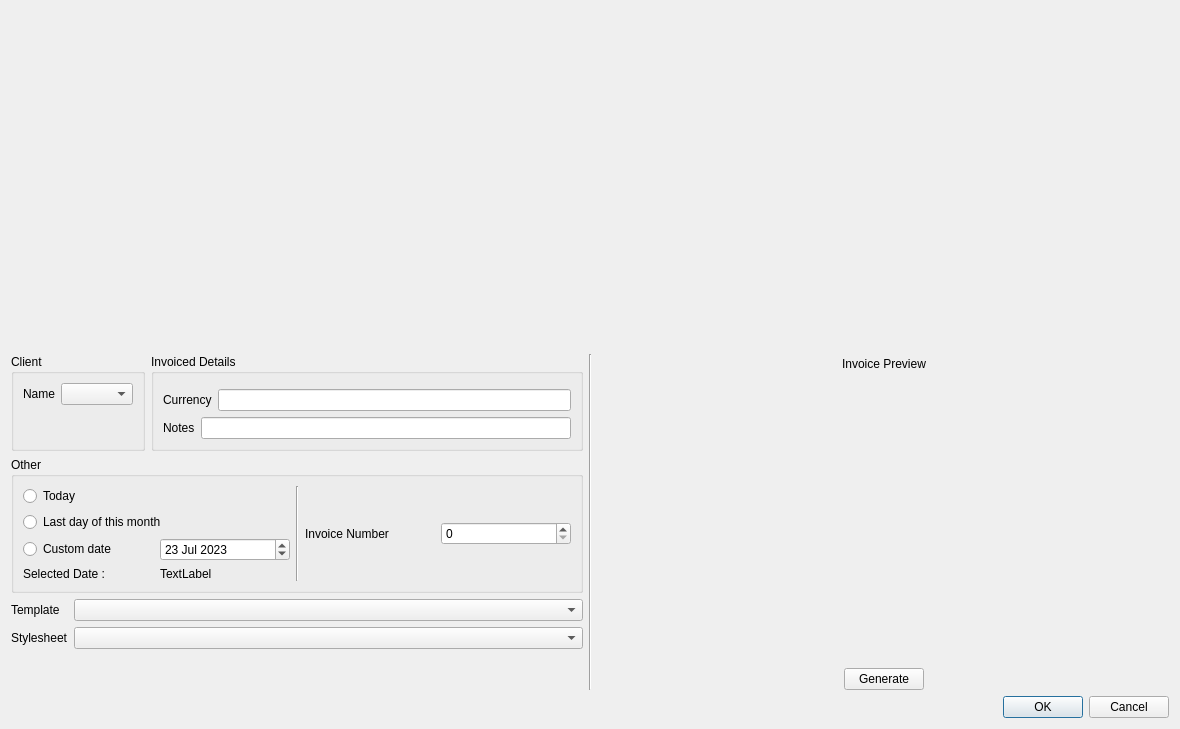
<?xml version="1.0" encoding="UTF-8"?>
<ui version="4.0">
 <class>NewInvoicePage</class>
 <widget class="QWidget" name="NewInvoicePage">
  <property name="geometry">
   <rect>
    <x>0</x>
    <y>0</y>
    <width>1180</width>
    <height>729</height>
   </rect>
  </property>
  <property name="windowTitle">
   <string>Form</string>
  </property>
  <layout class="QVBoxLayout" name="verticalLayout_7">
   <item>
    <widget class="TitleBarWidget" name="titleBarWidget" native="true"/>
   </item>
   <item>
    <layout class="QHBoxLayout" name="horizontalLayout_12">
     <item>
      <layout class="QVBoxLayout" name="verticalLayout_6">
       <item>
        <layout class="QHBoxLayout" name="horizontalLayout_2">
         <item>
          <widget class="QGroupBox" name="groupBox">
           <property name="title">
            <string>Client</string>
           </property>
           <layout class="QVBoxLayout" name="verticalLayout">
            <item>
             <layout class="QHBoxLayout" name="horizontalLayout">
              <item>
               <widget class="QLabel" name="label_4">
                <property name="text">
                 <string>Name</string>
                </property>
               </widget>
              </item>
              <item>
               <widget class="QComboBox" name="clientCombo"/>
              </item>
             </layout>
            </item>
            <item>
             <widget class="CompanyDetailsWidget" name="clientDetailsWidget" native="true"/>
            </item>
           </layout>
          </widget>
         </item>
         <item>
          <widget class="QGroupBox" name="groupBox_2">
           <property name="sizePolicy">
            <sizepolicy hsizetype="Minimum" vsizetype="Preferred">
             <horstretch>0</horstretch>
             <verstretch>0</verstretch>
            </sizepolicy>
           </property>
           <property name="title">
            <string>Invoiced Details</string>
           </property>
           <layout class="QVBoxLayout" name="verticalLayout_2">
            <item>
             <widget class="DataHandlerWidget" name="invoiceDetailsWidget" native="true"/>
            </item>
            <item>
             <layout class="QHBoxLayout" name="horizontalLayout_11">
              <item>
               <widget class="QLabel" name="label_8">
                <property name="text">
                 <string>Currency</string>
                </property>
               </widget>
              </item>
              <item>
               <widget class="QLineEdit" name="currencyEdit"/>
              </item>
             </layout>
            </item>
            <item>
             <layout class="QHBoxLayout" name="horizontalLayout_13">
              <item>
               <widget class="QLabel" name="label_7">
                <property name="text">
                 <string>Notes</string>
                </property>
               </widget>
              </item>
              <item>
               <widget class="QLineEdit" name="notesEdit"/>
              </item>
             </layout>
            </item>
           </layout>
          </widget>
         </item>
        </layout>
       </item>
       <item>
        <widget class="QGroupBox" name="groupBox_3">
         <property name="title">
          <string>Other</string>
         </property>
         <layout class="QHBoxLayout" name="horizontalLayout_9">
          <item>
           <layout class="QVBoxLayout" name="verticalLayout_5">
            <item>
             <layout class="QVBoxLayout" name="verticalLayout_3">
              <item>
               <widget class="QRadioButton" name="todayButton">
                <property name="text">
                 <string>Today</string>
                </property>
               </widget>
              </item>
              <item>
               <widget class="QRadioButton" name="lastDayOfMonthButton">
                <property name="text">
                 <string>Last day of this month</string>
                </property>
               </widget>
              </item>
              <item>
               <layout class="QHBoxLayout" name="horizontalLayout_5">
                <item>
                 <widget class="QRadioButton" name="customButton">
                  <property name="text">
                   <string>Custom date</string>
                  </property>
                 </widget>
                </item>
                <item>
                 <widget class="QDateEdit" name="dateEdit">
                  <property name="dateTime">
                   <datetime>
                    <hour>0</hour>
                    <minute>2</minute>
                    <second>0</second>
                    <year>2023</year>
                    <month>7</month>
                    <day>23</day>
                   </datetime>
                  </property>
                 </widget>
                </item>
               </layout>
              </item>
             </layout>
            </item>
            <item>
             <layout class="QHBoxLayout" name="horizontalLayout_7">
              <item>
               <widget class="QLabel" name="label">
                <property name="text">
                 <string>Selected Date :</string>
                </property>
               </widget>
              </item>
              <item>
               <widget class="QLabel" name="dateLabel">
                <property name="text">
                 <string>TextLabel</string>
                </property>
               </widget>
              </item>
             </layout>
            </item>
           </layout>
          </item>
          <item>
           <widget class="Line" name="line_2">
            <property name="orientation">
             <enum>Qt::Vertical</enum>
            </property>
           </widget>
          </item>
          <item>
           <layout class="QHBoxLayout" name="horizontalLayout_8">
            <item>
             <widget class="QLabel" name="label_5">
              <property name="text">
               <string>Invoice Number</string>
              </property>
             </widget>
            </item>
            <item>
             <widget class="QSpinBox" name="invoiceIdBox"/>
            </item>
           </layout>
          </item>
         </layout>
        </widget>
       </item>
       <item>
        <layout class="QFormLayout" name="formLayout">
         <item row="0" column="0">
          <widget class="QLabel" name="label_6">
           <property name="text">
            <string>Template</string>
           </property>
          </widget>
         </item>
         <item row="0" column="1">
          <widget class="QComboBox" name="templateCombo"/>
         </item>
         <item row="1" column="0">
          <widget class="QLabel" name="label_2">
           <property name="text">
            <string>Stylesheet</string>
           </property>
          </widget>
         </item>
         <item row="1" column="1">
          <widget class="QComboBox" name="stylesheetCombo"/>
         </item>
        </layout>
       </item>
      </layout>
     </item>
     <item>
      <widget class="Line" name="line">
       <property name="orientation">
        <enum>Qt::Vertical</enum>
       </property>
      </widget>
     </item>
     <item>
      <layout class="QVBoxLayout" name="verticalLayout_4">
       <item>
        <layout class="QHBoxLayout" name="horizontalLayout_4">
         <item>
          <spacer name="horizontalSpacer_2">
           <property name="orientation">
            <enum>Qt::Horizontal</enum>
           </property>
           <property name="sizeHint" stdset="0">
            <size>
             <width>40</width>
             <height>20</height>
            </size>
           </property>
          </spacer>
         </item>
         <item>
          <widget class="QLabel" name="label_3">
           <property name="sizePolicy">
            <sizepolicy hsizetype="Preferred" vsizetype="Fixed">
             <horstretch>0</horstretch>
             <verstretch>0</verstretch>
            </sizepolicy>
           </property>
           <property name="text">
            <string>Invoice Preview</string>
           </property>
          </widget>
         </item>
         <item>
          <spacer name="horizontalSpacer_3">
           <property name="orientation">
            <enum>Qt::Horizontal</enum>
           </property>
           <property name="sizeHint" stdset="0">
            <size>
             <width>40</width>
             <height>20</height>
            </size>
           </property>
          </spacer>
         </item>
        </layout>
       </item>
       <item>
        <widget class="InvoiceViewWidget" name="previewWidget" native="true"/>
       </item>
       <item>
        <layout class="QHBoxLayout" name="horizontalLayout_10">
         <item>
          <spacer name="horizontalSpacer_6">
           <property name="orientation">
            <enum>Qt::Horizontal</enum>
           </property>
           <property name="sizeHint" stdset="0">
            <size>
             <width>40</width>
             <height>20</height>
            </size>
           </property>
          </spacer>
         </item>
         <item>
          <widget class="QPushButton" name="generateButton">
           <property name="text">
            <string>Generate</string>
           </property>
          </widget>
         </item>
         <item>
          <spacer name="horizontalSpacer_7">
           <property name="orientation">
            <enum>Qt::Horizontal</enum>
           </property>
           <property name="sizeHint" stdset="0">
            <size>
             <width>40</width>
             <height>20</height>
            </size>
           </property>
          </spacer>
         </item>
        </layout>
       </item>
      </layout>
     </item>
    </layout>
   </item>
   <item>
    <layout class="QHBoxLayout" name="horizontalLayout_3">
     <item>
      <spacer name="horizontalSpacer">
       <property name="orientation">
        <enum>Qt::Horizontal</enum>
       </property>
       <property name="sizeHint" stdset="0">
        <size>
         <width>40</width>
         <height>20</height>
        </size>
       </property>
      </spacer>
     </item>
     <item>
      <widget class="QDialogButtonBox" name="closeBox">
       <property name="standardButtons">
        <set>QDialogButtonBox::Cancel|QDialogButtonBox::Ok</set>
       </property>
      </widget>
     </item>
    </layout>
   </item>
  </layout>
 </widget>
 <customwidgets>
  <customwidget>
   <class>TitleBarWidget</class>
   <extends>QWidget</extends>
   <header>ui/TitleBarWidget.h</header>
   <container>1</container>
  </customwidget>
  <customwidget>
   <class>DataHandlerWidget</class>
   <extends>QWidget</extends>
   <header>ui/DataHandlerWidget.h</header>
   <container>1</container>
  </customwidget>
  <customwidget>
   <class>CompanyDetailsWidget</class>
   <extends>QWidget</extends>
   <header>ui/CompanyDetailsWidget.h</header>
   <container>1</container>
  </customwidget>
  <customwidget>
   <class>InvoiceViewWidget</class>
   <extends>QWidget</extends>
   <header>ui/InvoiceViewWidget.h</header>
   <container>1</container>
  </customwidget>
 </customwidgets>
 <resources/>
 <connections/>
</ui>
